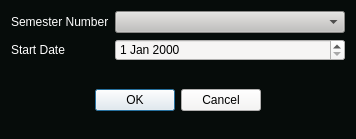
<?xml version="1.0" encoding="UTF-8"?>
<ui version="4.0">
 <class>AddSemester</class>
 <widget class="QWidget" name="AddSemester">
  <property name="geometry">
   <rect>
    <x>0</x>
    <y>0</y>
    <width>356</width>
    <height>139</height>
   </rect>
  </property>
  <property name="minimumSize">
   <size>
    <width>356</width>
    <height>139</height>
   </size>
  </property>
  <property name="maximumSize">
   <size>
    <width>405</width>
    <height>180</height>
   </size>
  </property>
  <property name="windowTitle">
   <string>Add Semester</string>
  </property>
  <property name="styleSheet">
   <string notr="true">background-color: rgb(6, 12, 10);</string>
  </property>
  <layout class="QVBoxLayout" name="verticalLayout">
   <item>
    <layout class="QFormLayout" name="DataInput">
     <item row="0" column="0">
      <widget class="QLabel" name="label_SemesterNumber">
       <property name="styleSheet">
        <string notr="true">font: 700 11pt &quot;Graduate&quot; ;
color: rgb(255, 255, 255);</string>
       </property>
       <property name="text">
        <string>Semester Number</string>
       </property>
      </widget>
     </item>
     <item row="0" column="1">
      <widget class="QComboBox" name="comboBox_SemesterNumber">
       <property name="styleSheet">
        <string notr="true">background-color: rgb(192, 191, 188);</string>
       </property>
      </widget>
     </item>
     <item row="1" column="0">
      <widget class="QLabel" name="label_StartDate">
       <property name="styleSheet">
        <string notr="true">font: 700 11pt &quot;Graduate&quot; ;
color: rgb(255, 255, 255);</string>
       </property>
       <property name="text">
        <string>Start Date</string>
       </property>
      </widget>
     </item>
     <item row="1" column="1">
      <widget class="QDateEdit" name="dateEdit_StartDate">
       <property name="styleSheet">
        <string notr="true">background-color: rgb(246, 245, 244);</string>
       </property>
      </widget>
     </item>
    </layout>
   </item>
   <item alignment="Qt::AlignHCenter|Qt::AlignVCenter">
    <widget class="QDialogButtonBox" name="buttonBox">
     <property name="styleSheet">
      <string notr="true">background-color: rgb(246, 245, 244);</string>
     </property>
     <property name="standardButtons">
      <set>QDialogButtonBox::Cancel|QDialogButtonBox::Ok</set>
     </property>
    </widget>
   </item>
  </layout>
 </widget>
 <resources/>
 <connections/>
</ui>
